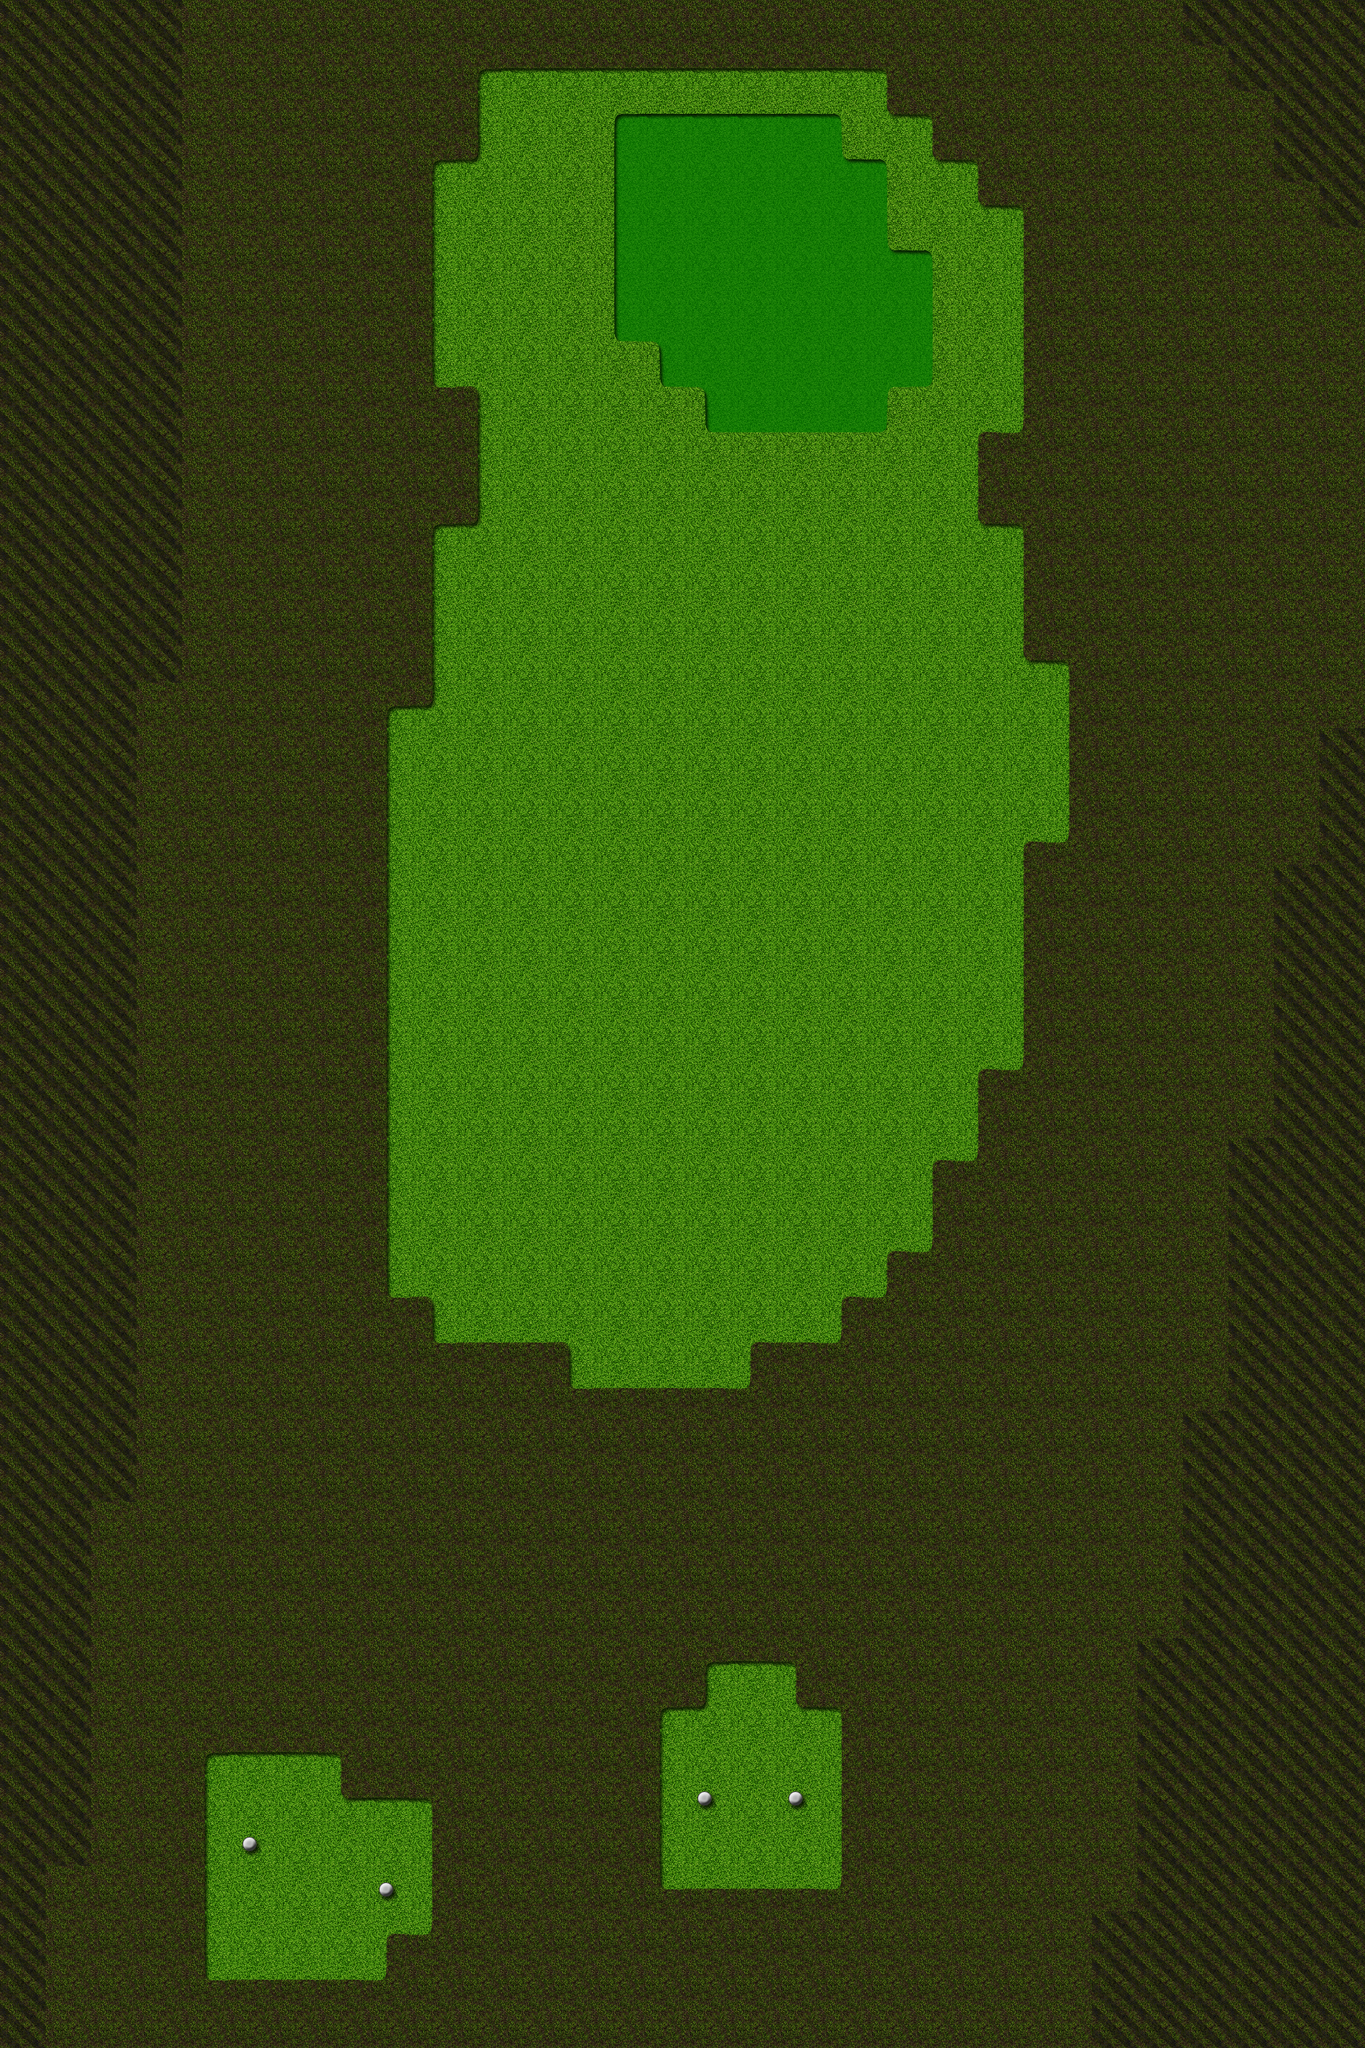

Tiled map render using the project's own tile images. Description and the map definition, with tile-layer contents summarised, below:
An orthogonal 30x45 tile map with 64x64 px tiles, 1 tile layer (Tile Layer 1), 2 tilesets and 33 objects (Hole, Tee).

<map version="1.0" orientation="orthogonal" width="30" height="45" tilewidth="64" tileheight="64">
 <tileset firstgid="1" name="Golf" tilewidth="64" tileheight="64">
  <image source="tilemap.png" width="1024" height="1024" />
  <terraintypes>
   <terrain name="Rough" tile="0" />
   <terrain name="Fairway" tile="1" />
   <terrain name="Green" tile="16" />
   <terrain name="Bunker" tile="17" />
   <terrain name="Water" tile="19" />
  </terraintypes>
  <tile id="0" terrain="0,0,0,0" />
  <tile id="1" terrain="1,1,1,1" />
  <tile id="4" terrain="1,2,1,2" />
  <tile id="5" terrain="2,1,2,1" />
  <tile id="6" terrain="1,1,1,2" />
  <tile id="7" terrain="1,1,2,1" />
  <tile id="16" terrain="2,2,2,2" />
  <tile id="17" terrain="3,3,3,3" />
  <tile id="19" terrain="4,4,4,4" />
  <tile id="20" terrain="2,2,1,1" />
  <tile id="21" terrain="1,1,2,2" />
  <tile id="22" terrain="1,2,1,1" />
  <tile id="23" terrain="2,1,1,1" />
  <tile id="32" terrain="1,1,1,3" />
  <tile id="33" terrain="1,1,3,1" />
  <tile id="34" terrain="3,3,3,1" />
  <tile id="35" terrain="3,3,1,3" />
  <tile id="44" terrain="1,3,1,3" />
  <tile id="45" terrain="3,1,3,1" />
  <tile id="46" terrain="1,1,1,4" />
  <tile id="47" terrain="1,1,4,1" />
  <tile id="48" terrain="1,3,1,1" />
  <tile id="49" terrain="3,1,1,1" />
  <tile id="50" terrain="3,1,3,3" />
  <tile id="51" terrain="1,3,3,3" />
  <tile id="60" terrain="3,3,1,1" />
  <tile id="61" terrain="1,1,3,3" />
  <tile id="62" terrain="1,4,1,1" />
  <tile id="63" terrain="4,1,1,1" />
  <tile id="64" terrain="4,4,4,1" />
  <tile id="65" terrain="4,4,1,4" />
  <tile id="74" terrain="1,4,1,4" />
  <tile id="75" terrain="4,1,4,1" />
  <tile id="76" terrain="0,0,0,1" />
  <tile id="77" terrain="0,0,1,0" />
  <tile id="78" terrain="1,1,1,0" />
  <tile id="79" terrain="1,1,0,1" />
  <tile id="80" terrain="4,1,4,4" />
  <tile id="81" terrain="1,4,4,4" />
  <tile id="90" terrain="4,4,1,1" />
  <tile id="91" terrain="1,1,4,4" />
  <tile id="92" terrain="0,1,0,0" />
  <tile id="93" terrain="1,0,0,0" />
  <tile id="94" terrain="1,0,1,1" />
  <tile id="95" terrain="0,1,1,1" />
  <tile id="104" terrain="0,1,0,1" />
  <tile id="105" terrain="1,0,1,0" />
  <tile id="106" terrain="3,3,3,0" />
  <tile id="107" terrain="3,3,0,3" />
  <tile id="108" terrain="0,0,0,3" />
  <tile id="109" terrain="0,0,3,0" />
  <tile id="120" terrain="1,1,0,0" />
  <tile id="121" terrain="0,0,1,1" />
  <tile id="122" terrain="3,0,3,3" />
  <tile id="123" terrain="0,3,3,3" />
  <tile id="124" terrain="0,3,0,0" />
  <tile id="125" terrain="3,0,0,0" />
  <tile id="134" terrain="0,3,0,3" />
  <tile id="135" terrain="3,0,3,0" />
  <tile id="136" terrain="0,0,0,4" />
  <tile id="137" terrain="0,0,4,0" />
  <tile id="138" terrain="4,4,4,0" />
  <tile id="139" terrain="4,4,0,4" />
  <tile id="150" terrain="3,3,0,0" />
  <tile id="151" terrain="0,0,3,3" />
  <tile id="152" terrain="0,4,0,0" />
  <tile id="153" terrain="4,0,0,0" />
  <tile id="154" terrain="4,0,4,4" />
  <tile id="155" terrain="0,4,4,4" />
  <tile id="164" terrain="0,4,0,4" />
  <tile id="165" terrain="4,0,4,0" />
  <tile id="166" terrain="2,2,2,1" />
  <tile id="167" terrain="2,2,1,2" />
  <tile id="180" terrain="4,4,0,0" />
  <tile id="181" terrain="0,0,4,4" />
  <tile id="182" terrain="2,1,2,2" />
  <tile id="183" terrain="1,2,2,2" />
 </tileset>
 <tileset firstgid="257" name="Trees" tilewidth="256" tileheight="256">
  <image source="tree_tiles.png" width="512" height="512" />
 </tileset>
 <layer name="Tile Layer 1" width="30" height="45">
  <data>[1350 cells, 1350 non-empty, 28 distinct tile ids]</data>
 </layer>
 <objectgroup name="Object Layer 1" width="30" height="45">
  <object name="Hole" x="1029" y="259">
   <ellipse />
  </object>
  <object name="Tee" x="432" y="2643">
   <ellipse />
  </object>
 </objectgroup>
 <objectgroup name="Object Layer 2" width="30" height="45">
  <object gid="257" x="-10" y="1880" />
  <object gid="257" x="208" y="1307" />
  <object gid="257" x="84" y="628" />
  <object gid="257" x="1384" y="219" />
  <object gid="257" x="1672" y="537" />
  <object gid="257" x="1639" y="1289" />
  <object gid="257" x="1739" y="1825" />
  <object gid="257" x="1624" y="2276" />
  <object gid="257" x="1533" y="2792" />
  <object gid="258" x="1681" y="2664" />
  <object gid="258" x="1439" y="2064" />
  <object gid="258" x="1690" y="1483" />
  <object gid="258" x="1545" y="331" />
  <object gid="258" x="33" y="273" />
  <object gid="258" x="172" y="919" />
  <object gid="258" x="-13" y="1407" />
  <object gid="258" x="99" y="1843" />
  <object gid="259" x="-4" y="2383" />
  <object gid="259" x="-10" y="1601" />
  <object gid="259" x="-4" y="1125" />
  <object gid="259" x="302" y="580" />
  <object gid="259" x="139" y="170" />
  <object gid="259" x="1469" y="622" />
  <object gid="259" x="1751" y="1016" />
  <object gid="259" x="1472" y="1807" />
  <object gid="259" x="1648" y="2467" />
  <object gid="260" x="1724" y="2837" />
  <object gid="260" x="1217" y="2364" />
  <object gid="260" x="8" y="810" />
  <object gid="260" x="360" y="267" />
  <object gid="260" x="1590" y="795" />
 </objectgroup>
</map>